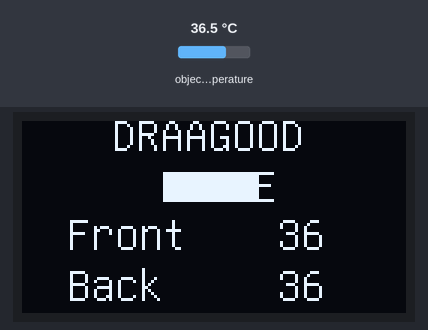
A sketch run on a simulated Arduino Uno, built with avr-gcc and run on an emulated ATmega328P. Shown: 128×64 one-colour display. The test bench sets the inputs (shaded band); at power-on: object temperature 36.5 °C.

Above: at 1.2 s.
1.3 s: object temperature set to 35.4 °C
At 2.9 s:
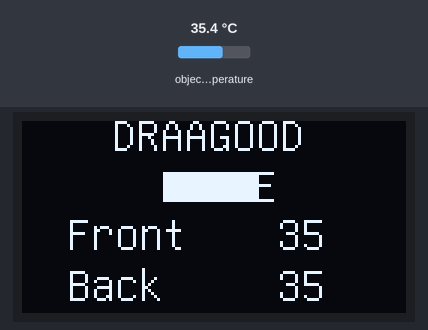
3.3 s: object temperature set to 34.7 °C
At 4.4 s:
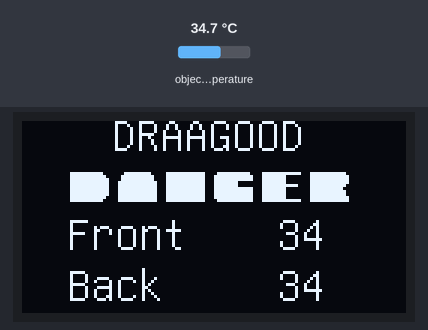
5.2 s: object temperature set to 20 °C
At 6.2 s:
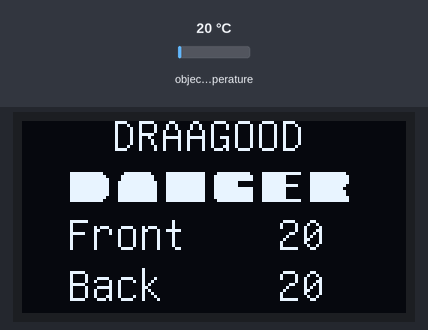
7.2 s: object temperature set to 36 °C
At 8.2 s:
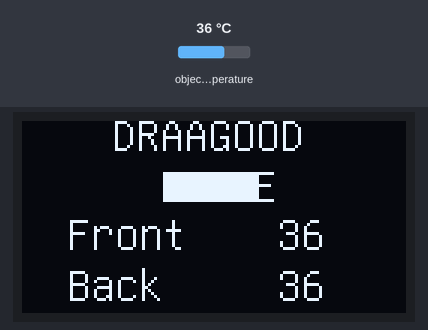
9.3 s: object temperature set to 34 °C
At 10.0 s:
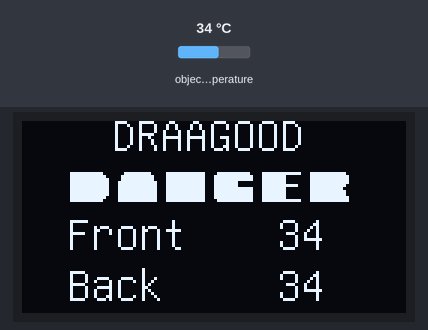
Timing chart, 0 to 12.2 s (numbered marks = the images above; inputs shaded):
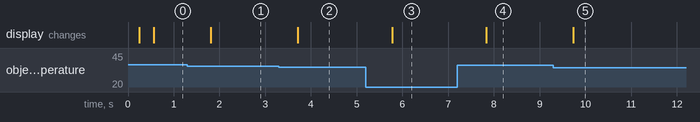

Measured:
- the behaviour switches between 35 and 34.9 °C on object temperature (found by bisection; images 1 and 2)
- after the input at 1.3 s, the display: changes after 0.51 s (image 1)
- after the input at 3.3 s, the display: changes after 0.41 s (image 2)
- after the input at 5.2 s, the display: changes after 0.58 s (image 3)
- after the input at 7.2 s, the display: changes after 0.63 s (image 4)
- after the input at 9.3 s, the display: changes after 0.44 s (image 5)

The sketch:

TireTemperatureSensor.ino
```cpp
//Tire Temperature Sensors made by Draagood
#include <Adafruit_MLX90614.h>
#include <Wire.h>
#include <U8glib.h>
#include "U8glib.h"
Adafruit_MLX90614 mlx1 = Adafruit_MLX90614(0x5A);
Adafruit_MLX90614 mlx2 = Adafruit_MLX90614(0x5B);
int med = 0, front=0, back=0, count=0;
String s;
//U8GLIB_SSD1306_128X64 u8g(U8G_I2C_OPT_NO_ACK);
U8GLIB_SSD1306_128X64 u8g(U8G_I2C_OPT_NONE);
//extern uint8_t I2C_SLA;
uint8_t I2C_SLA = 0x3C;
void setup(void)
{
  u8g.setColorIndex(1);
  I2C_SLA = 0x3C;
  u8g.firstPage();
  Serial.begin(9600);
  mlx1.begin();
  mlx2.begin();
}
void draw(void)
              {
          u8g.setFont(u8g_font_unifont);
          u8g.drawStr( 30, 10, "DRAAGOOD");
          u8g.drawStr( 15, 60, "Back");
          u8g.setPrintPos(85, 60);
          u8g.print(back);
          u8g.drawStr( 15, 43, "Front");
          u8g.setPrintPos(85, 43);
          u8g.print(front);
          u8g.setPrintPos(count, 27);
          u8g.print(s);
              }
void loop(void)
{
 I2C_SLA = 0x3C;
  u8g.firstPage();
        do
        {
            draw();
            count++;
        }
  while( u8g.nextPage());
    front = (mlx1.readObjectTempC());
   back = (mlx2.readObjectTempC());
   med = (front+back)/2;
        if (med<35)
      {
        s = "D A N G E R";
        count = 15;
      }
         else
         {
          s = "RACE";
          count = 46;
         }
   //Serial.print("Back = "); Serial.print(back); Serial.println("*C");
   //delay(500);
   //Serial.print("*Front = "); Serial.print(front); Serial.println("*C");
   //delay(1000);
}
```
